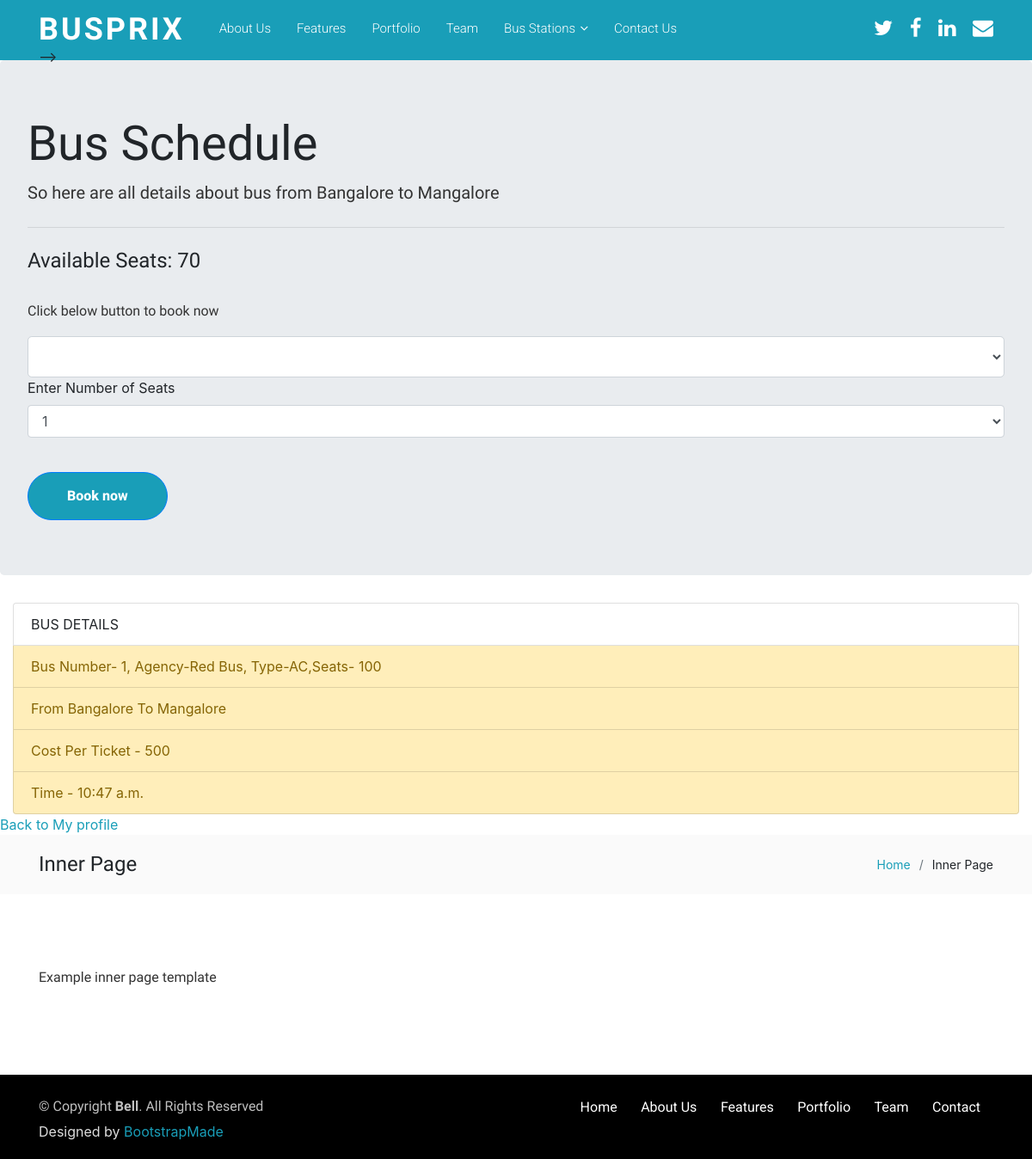
Page /bus/1 on the earlier database version.
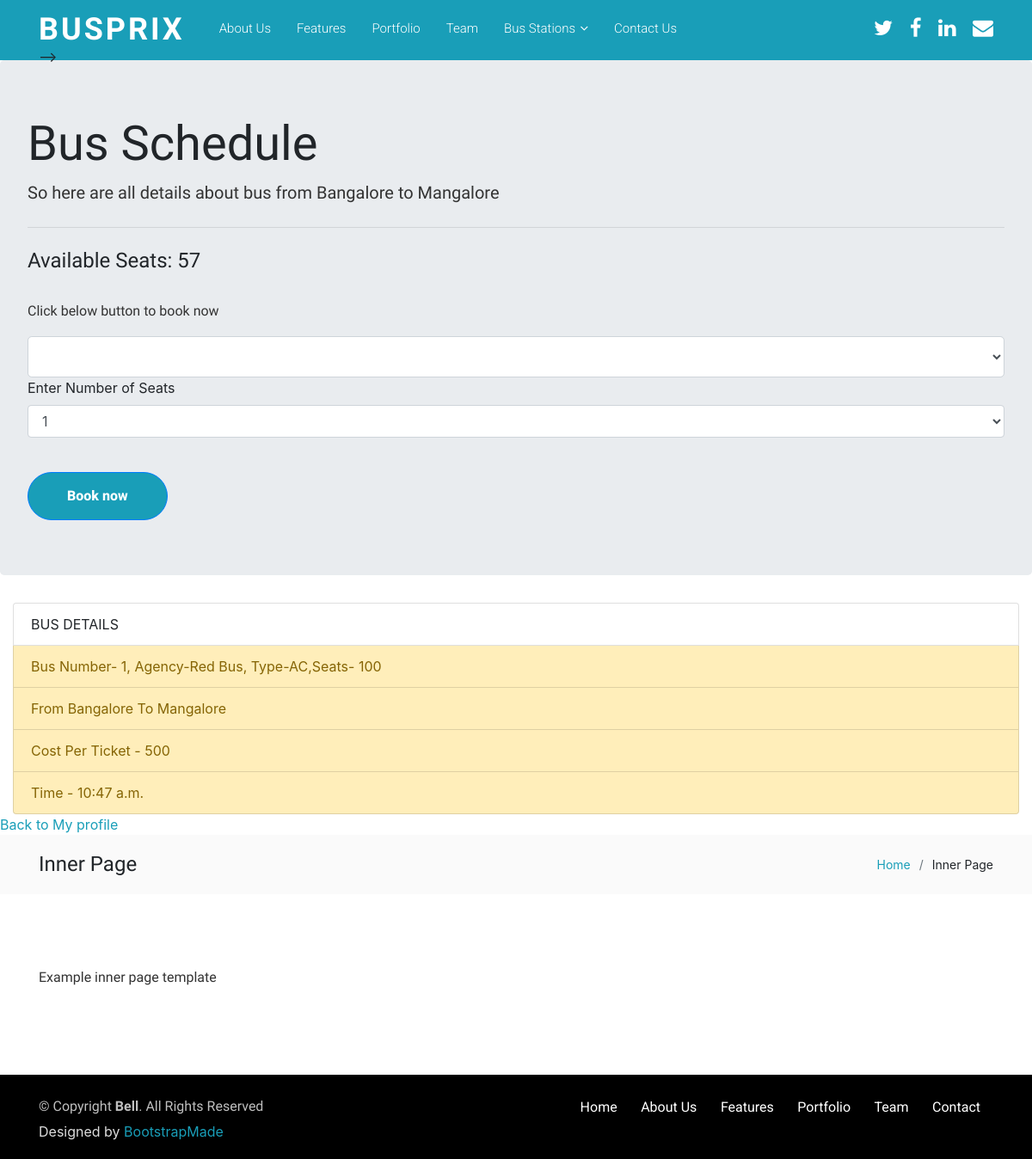
Same page on the later database version.
### bus/models.py (models this page shows, shortened)
class Schedule(models.Model):
    busInfo = models.ForeignKey(Bus, on_delete=models.CASCADE)
    origin = models.ForeignKey(BusStop,on_delete=models.CASCADE, related_name="departuresSchedule")
    destination = models.ForeignKey(BusStop, on_delete=models.CASCADE,related_name="arrivalsSchedule")
    date = models.DateField()
    time = models.TimeField()
    duration = models.IntegerField()
    cost = models.IntegerField()
    seatsEmpty = models.IntegerField(blank = True, null=True)

class BusStop(models.Model):
    StopName = models.CharField(max_length=64)
    StopLocation = models.CharField(max_length=64)
    def __str__(self):
        return f"{self.StopLocation}"

class Bus(models.Model):
    busNum = models.IntegerField()
    busAgencyName= models.CharField(max_length=64)
    busType = models.CharField(max_length=16)
    seats = models.IntegerField()
    def __str__(self):
        return f"Bus Number- {self.busNum}, Agency-{self.busAgencyName}, Type-{self.busType},Seats- {self.seats}"

### bus/views.py (the view)
# urls.py: path("<int:schedule_id>",views.bus, name="bus"),
def bus(request, schedule_id):
    schedule = Schedule.objects.get(pk=schedule_id)
    Username = request.user.username
    non_passenger=Passenger.objects.filter(username=Username)
    tickets = Ticket.objects.filter(schedule=schedule)
    totalSeats = schedule.busInfo.seats
    for ticket in tickets:
        totalSeats -= ticket.number
    schedule.seatsEmpty = totalSeats
    return render(request, "buses/bus.html", {
        "schedule": schedule,
        "non_passengers": non_passenger,
        "busStops": BusStop.objects.all(),
    })

### bus/templates/buses/bus.html (shortened to what this page needs)
{% extends "buses/layout.html" %}
{% load crispy_forms_tags %}
{% block body %}
  <header id="header">
    <div class="container">
      <div id="logo" class="pull-left">
        <h1><a href="{% url 'index' %}">BUSPRIX</a></h1>-->
      </div>
      <nav id="nav-menu-container">
        <ul class="nav-menu">
          <li><a href="#about">About Us</a></li>
          <li><a href="#features">Features</a></li>
          <li><a href="#portfolio">Portfolio</a></li>
          <li><a href="#team">Team</a></li>
          <li class="menu-has-children"><a href="">Bus Stations</a>
          </li>
          <li><a href="#contact">Contact Us</a></li>
        </ul>
      </nav>
      <nav class="nav social-nav pull-right d-none d-lg-inline">
        <a href="#"><i class="fa fa-twitter"></i></a> <a href="#"><i class="fa fa-facebook"></i></a> <a href="#"><i class="fa fa-linkedin"></i></a> <a href="#"><i class="fa fa-envelope"></i></a>
      </nav>
    </div>
  </header>
  <div class="jumbotron">
    <h1 class="display-4">Bus Schedule</h1>
    <p class="lead">So here are all details about bus from {{schedule.origin}} to {{schedule.destination}}</p>
    <hr class="my-4">
    <h3>
      Available Seats: {{schedule.seatsEmpty}}
    </h3>
    <br>
    <p>Click below button to book now</p>
    <form action="{% url 'book' schedule.id %}" method="post">
      <select class="form-control form-control-lg" id="exampleFormControlSelect1" name="passenger">
        </select>
        <div class="form-group">
          <label for="exampleFormControlSelect1">Enter Number of Seats</label>
          <select name= "ticketNum" class="form-control" id="exampleFormControlSelect1">
            <option>1</option>
          </select>
        </div>
      <br>
      <button type="submit" class="btn btn-outline-primary">Book now</button>
    </form>
  </div>
 <div class = "container-fluid">
  <ul class="list-group">
    <li class="list-group-item">BUS DETAILS</li>
    <li class="list-group-item list-group-item-warning">{{schedule.busInfo}}</li>
    <li class="list-group-item list-group-item-warning">From {{schedule.origin}} To {{schedule.destination}}</li>
    <li class="list-group-item list-group-item-warning">Cost Per Ticket - {{schedule.cost}}</li>
    <li class="list-group-item list-group-item-warning">Time - {{schedule.time}}</li>
  </ul>
 </div>
  <a href="{% url 'profile'%}">Back to My profile</a>
    <section class="breadcrumbs">
      <div class="container">
        <div class="d-flex justify-content-between align-items-center">
          <h2>Inner Page</h2>
          <ol>
            <li><a href="index.html">Home</a></li>
            <li>Inner Page</li>
          </ol>
        </div>
      </div>
    </section>
    <section class="inner-page">
      <div class="container">
        <p>
          Example inner page template
        </p>
      </div>
    </section>
  <footer class="site-footer">
    <div class="bottom">
      <div class="container">
        <div class="row">
          <div class="col-lg-6 col-xs-12 text-lg-left text-center">
            <p class="copyright-text">
              &copy; Copyright <strong>Bell</strong>. All Rights Reserved
            </p>
            <div class="credits">
              Designed by <a href="https://bootstrapmade.com/">BootstrapMade</a>
            </div>
          </div>
          <div class="col-lg-6 col-xs-12 text-lg-right text-center">
            <ul class="list-inline">
              <li class="list-inline-item">
                <a href="index.html">Home</a>
              </li>
              <li class="list-inline-item">
                <a href="#about">About Us</a>
              </li>
              <li class="list-inline-item">
                <a href="#features">Features</a>
              </li>
              <li class="list-inline-item">
                <a href="#portfolio">Portfolio</a>
              </li>
              <li class="list-inline-item">
                <a href="#team">Team</a>
              </li>
              <li class="list-inline-item">
                <a href="#contact">Contact</a>
              </li>
            </ul>
          </div>
        </div>
      </div>
    </div>
  </footer>
  {% endblock %}

### bus/templates/buses/layout.html (shortened to what this page needs)
{% load static %}
<!DOCTYPE html>
<html>
    <head>
        <head>
            <link href={% static 'assets/vendor/bootstrap/css/bootstrap.min.css' %} rel="stylesheet">
            <link href={% static 'assets/vendor/venobox/venobox.css' %} rel="stylesheet">
            <link href={% static 'assets/vendor/font-awesome/css/font-awesome.min.css' %} rel="stylesheet">
            <link href={% static 'assets/css/style.css' %} rel="stylesheet">
          </head>
    <body>
        {% block body %}{% endblock %}
    </body>
</html>

### bus/static/assets/css/style.css (style rules this page uses)
h1, h2, h3, h4, h5, h6 { font-family: "Raleway", Helvetica, Arial, sans-serif; }
p { line-height: 1.55; color: #333; font-size: 400; font-family: "Raleway", Helvetica, Arial, sans-serif; }
h1 { font-size: 62px; }
h2 { font-size: 30px; margin-bottom: 65px; }
h3 { font-size: 24px; }
a { transition: 0.5s; color: #199EB8; }
.btn { background-color: #199EB8; font-family: "Roboto", Helvetica, Arial, sans-serif; font-weight: 800; color: #fff; padding: 15px 45px; border-radius: 50px; }
section { padding: 85px 0; }
#header { background: #199EB8; height: 70px; }
#header #logo { margin: 14px 25px 0 0; }
#header #logo h1 { font-size: 36px; margin: 0; padding: 2px 0; line-height: 1; font-family: "Raleway", Helvetica, Arial, sans-serif; font-weight: 700; letter-spacing: 3px; text-transform: uppercase; }
#header #logo h1 a, #header #logo h1 a:hover { color: #fff; }
#header .social-nav { margin-top: 15px; }
#header .social-nav a { font-size: 24px; margin-left: 15px; color: #fff; }
.nav-menu, .nav-menu * { margin: 0; padding: 0; list-style: none; }
.nav-menu li { position: relative; white-space: nowrap; }
.nav-menu > li { float: left; }
.sf-arrows .sf-with-ul { padding-right: 30px; }
.sf-arrows .sf-with-ul:after { content: "\f107"; position: absolute; right: 15px; font-family: FontAwesome; font-style: normal; font-weight: normal; }
#nav-menu-container { margin: 0; }
.nav-menu a { padding: 22px 15px 18px 15px; text-decoration: none; display: inline-block; color: #fff; font-family: "Roboto", Helvetica, Arial, sans-serif; font-weight: 300; font-size: 15px; outline: none; }
#mobile-nav { position: fixed; top: 0; padding-top: 18px; bottom: 0; z-index: 998; background: rgba(0, 0, 0, 0.9); left: -260px; width: 260px; overflow-y: auto; transition: 0.4s; }
#mobile-nav ul { padding: 0; margin: 0; list-style: none; }
#mobile-nav ul li { position: relative; }
#mobile-nav ul li a { color: #fff; font-size: 16px; overflow: hidden; padding: 10px 22px 10px 15px; position: relative; text-decoration: none; width: 100%; display: block; outline: none; }
.breadcrumbs { padding: 20px 0; background-color: #fafafa; min-height: 40px; }
.breadcrumbs h2 { font-size: 24px; font-weight: 300; margin: 0; }
.breadcrumbs ol { display: flex; flex-wrap: wrap; list-style: none; padding: 0; margin: 0; font-size: 14px; }
.breadcrumbs ol li + li { padding-left: 10px; }
.breadcrumbs ol li + li::before { display: inline-block; padding-right: 10px; color: #6c757d; content: "/"; }
.site-footer { background-color: #111; padding: 0; }
.site-footer h2, .site-footer p { color: #fff; }
.site-footer p { opacity: .75; line-height: 2.0925; }
.site-footer .bottom { background-color: #000; padding: 20px 0; }
.site-footer .bottom .list-inline, .site-footer .bottom p { margin: 0; }
.site-footer .bottom .list-inline { position: relative; top: 5px; }
.site-footer .bottom .list-inline a { color: #fff; font-family: "Roboto", Helvetica, Arial, sans-serif; margin-right: 15px; }
.site-footer .credits { color: #ddd; }
.site-footer .credits a { color: #199EB8; }

Differences in the rows shown:
changed Schedule "Bangalore": seatsEmpty "70" → "57"
